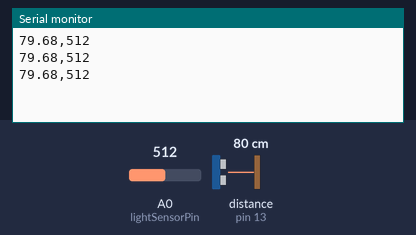
Recording of a sketch running on a simulated Arduino Uno, built with avr-gcc and run on an emulated ATmega328P. Parts: the last lines printed to the serial monitor. Wiring (inferred from the names in the program): ultrasonic range finder: trigger pin 12; echo pin 13. The inputs (shaded band) are chosen by the test bench; at power-on: distance to the obstacle (sensor on pin 13) 80 cm, A0 (lightSensorPin) = 512. The echo pulse lasts 58.3 µs per cm.

Above: at 1.3 s.
1.4 s: distance to the obstacle (sensor on pin 13) set to 2 cm
At 1.9 s:
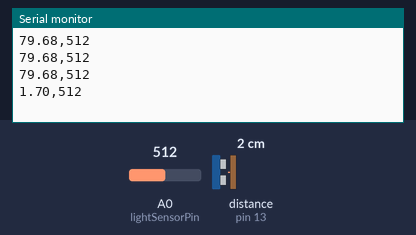
2.9 s: A0 (lightSensorPin) set to 716
At 3.4 s:
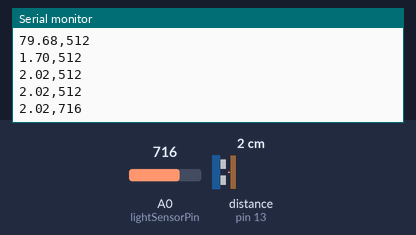
4.4 s: distance to the obstacle (sensor on pin 13) set to 4 cm
At 4.9 s:
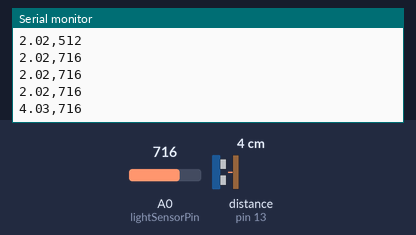
5.9 s: A0 (lightSensorPin) set to 900
At 6.4 s:
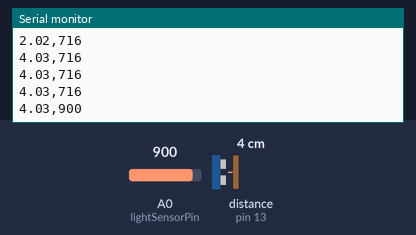
Timing chart, 0 to 8.4 s (numbered marks = the images above; inputs shaded):
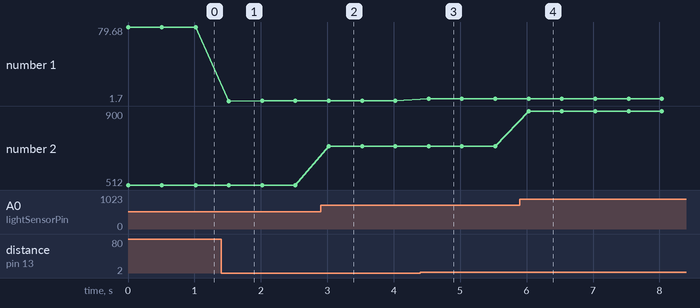

The sketch:

sensor_sketch.ino
```cpp
const int trigPin = 12;
const int echoPin = 13;
const int lightSensorPin = A0;

void setup() {
  Serial.begin(9600);
  pinMode(trigPin, OUTPUT);
  pinMode(echoPin, INPUT);
}

void loop() {
  // Measure distance
  digitalWrite(trigPin, LOW);
  delayMicroseconds(2);
  digitalWrite(trigPin, HIGH);
  delayMicroseconds(10);
  digitalWrite(trigPin, LOW);

  long duration = pulseIn(echoPin, HIGH);
  float distance = duration * 0.0343 / 2;

  // Read light level
  int lightLevel = analogRead(lightSensorPin);

  // Send both values, comma-separated
  Serial.print(distance);
  Serial.print(",");
  Serial.println(lightLevel);

  delay(500);
}
```

Measured:
- after the input at 1.4 s, the serial monitor: prints a new line after 0.12 s (image 1)
- after the input at 2.9 s, the serial monitor: prints a new line after 0.12 s (image 2)
- after the input at 4.4 s, the serial monitor: prints a new line after 0.13 s (image 3)
- after the input at 5.9 s, the serial monitor: prints a new line after 0.13 s (image 4)
- plotted number 1: 79.68 → 2.02 after the input at 1.4 s, 2.02 → 4.03 after the input at 4.4 s
- plotted number 2: 512 → 716 after the input at 2.9 s, 716 → 900 after the input at 5.9 s
